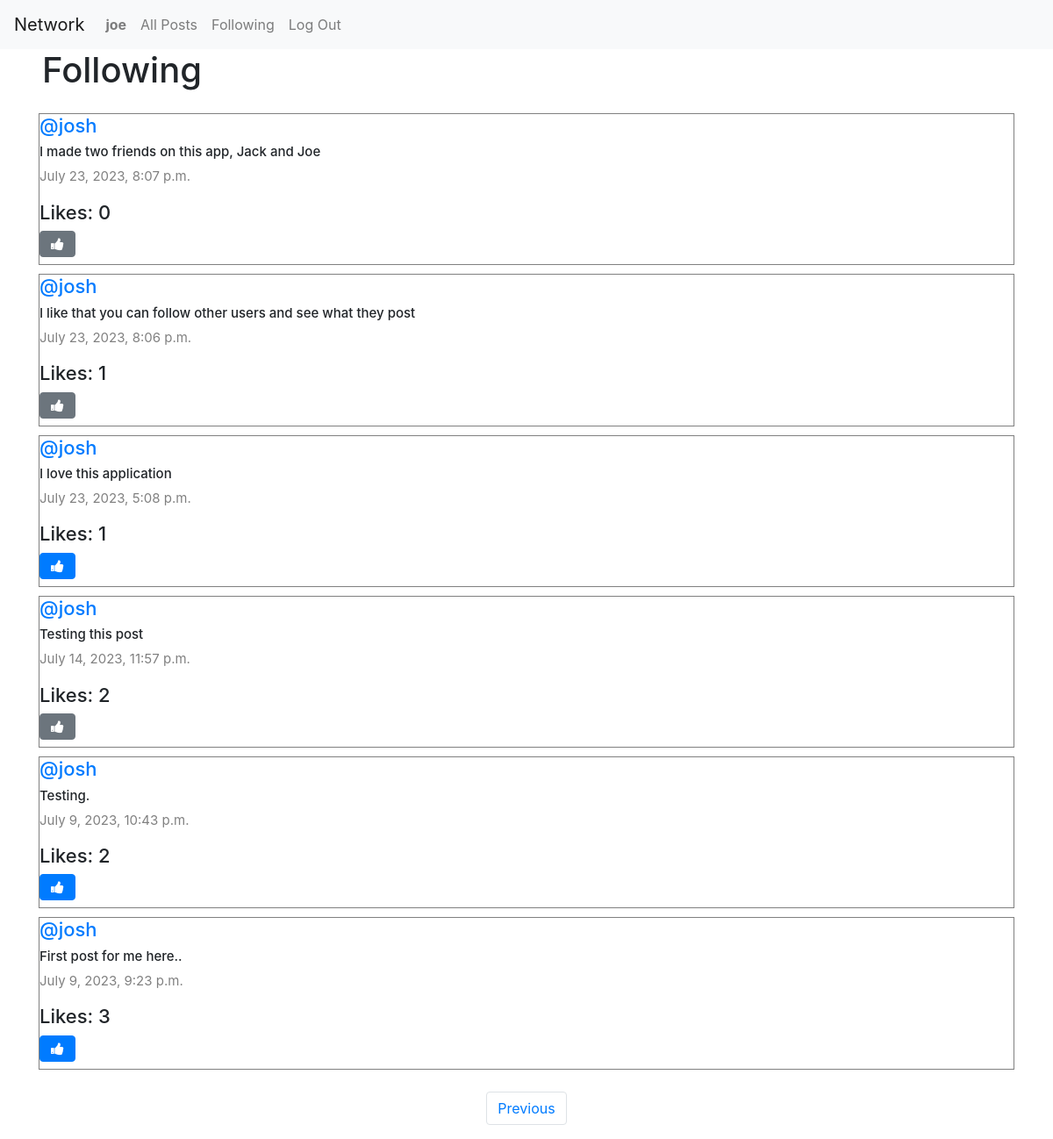
Screenshot of /following?page=2 (signed in) with the database file from the repository.
### network/models.py (models this page shows, shortened)
class User(AbstractUser):
    pass

class Post(models.Model):
    content = models.CharField(max_length=140)
    user = models.ForeignKey(User, on_delete=models.CASCADE, related_name="author")
    date = models.DateTimeField(auto_now_add=True)
    def likes_count(self):
        return self.post_like.count()

### network/views.py (the view)
# urls.py: path("following", views.following, name="following"),
def following(request):
    current_user = User.objects.get(pk=request.user.id)
    users_following = Follow.objects.filter(user=current_user)
    all_posts = Post.objects.all().order_by('id').reverse()
    posts_of_following = []
    for post in all_posts:
        for each_user in users_following:
            if each_user.user_follower == post.user:
                posts_of_following.append(post)
    paginator = Paginator(posts_of_following, 10)
    page_number = request.GET.get('page')
    posts_of_the_page = paginator.get_page(page_number)
    all_likes = Like.objects.all()
    posts_user_liked = []
    try:
        for like in all_likes:
            if like.user.id == request.user.id:
                posts_user_liked.append(like.post.id)
    except:
        posts_user_liked = []
    return render(request, "network/following.html", {
        "posts_of_the_page": posts_of_the_page,
        "posts_user_liked": posts_user_liked
    })

### network/templates/network/following.html (shortened to what this page needs)
{% extends "network/layout.html" %}
{% block body %}
    <h1 class="mx-5">Following</h1>
    <div class="all-posts mx-4">
        {% for post in posts_of_the_page %}
            <div class="row post">
                <h5 class="username"><a href="{% url 'profile' user_id=post.user.id %}">@{{ post.user }}</a></h5>
                <h6 class="content" id="content_{{ post.id }}">{{ post.content }}</h6>
                <p class="date">{{ post.date }}</p>
                <h5 class="likes" id="like-count-{{ post.id }}">Likes: {{ post.likes_count }}</h5>
                {% if user.is_authenticated %}
                        <div class="d-flex justify-content-start align-items-center mb-2">
                          {% if post.id in posts_user_liked %}
                          <button class="btn btn-primary fa fa-thumbs-up" onclick="likeHandler({{ post.id }})" id="{{ post.id }}"></button>
                          {% else %}
                          <button class="btn btn-secondary fa fa-thumbs-up" onclick="likeHandler({{ post.id }})" id="{{ post.id }}"></button>
                          {% endif %}
                        </div>
                {% endif %}
            </div>
        {% endfor %}
    </div>
    <nav aria-label="Page navigation example">
        <ul class="pagination d-flex justify-content-center">
            {% if posts_of_the_page.has_previous %}
                <li class="page-item"><a class="page-link" href="?page={{ posts_of_the_page.previous_page_number }}">Previous</a></li>
            {% endif %}
        </ul>
      </nav>
{% endblock %}

### network/templates/network/layout.html (shortened to what this page needs)
{% load static %}
<!DOCTYPE html>
<html lang="en">
    <head>
        <link rel="stylesheet" href="https://stackpath.bootstrapcdn.com/bootstrap/4.4.1/css/bootstrap.min.css">
        <link href="{% static 'network/styles.css' %}" rel="stylesheet">
        <link rel="stylesheet" href="https://cdnjs.cloudflare.com/ajax/libs/font-awesome/4.7.0/css/font-awesome.min.css">
    </head>
    <body>
        <nav class="navbar navbar-expand-lg navbar-light bg-light">
            <a class="navbar-brand" href="{% url 'index' %}">Network</a>
            <div>
              <ul class="navbar-nav mr-auto">
                {% if user.is_authenticated %}
                    <li class="nav-item">
                        <a class="nav-link" href="{% url 'profile' user_id=user.id %}"><strong>{{ user.username }}</strong></a>
                    </li>
                {% endif %}
                <li class="nav-item">
                  <a class="nav-link" href="{% url 'index' %}">All Posts</a>
                </li>
                {% if user.is_authenticated %}
                    <li class="nav-item">
                        <a class="nav-link" href="{% url 'following' %}">Following</a>
                    </li>
                    <li class="nav-item">
                        <a class="nav-link" href="{% url 'logout' %}">Log Out</a>
                    </li>
                {% endif %}
              </ul>
            </div>
          </nav>
        <div class="body">
            {% block body %}
            {% endblock %}
        </div>
    </body>
</html>

### network/static/network/styles.css (style rules this page uses)
.all-posts { display: flex; flex-direction: column; justify-content: flex-start; margin: 20px; }
.post { border: 0.1px solid gray; display: flex; justify-content: center; flex-direction: column; box-sizing: border-box; margin: 5px 20px; }
.content { font-size: 15px; }
.username { font-size: 22px; }
.date { color: gray; font-size: 15px; }
.likes { font-size: 22px; }

### rows the page displays
User: username "joe"
Post: user "josh", content "I made two friends on this app, Jack and Joe", date "July 23, 2023, 8:07 p.m.", likes_count "0"
Post: user "josh", content "I like that you can follow other users and see what they post", date "July 23, 2023, 8:06 p.m.", likes_count "1"
Post: user "josh", content "I love this application", date "July 23, 2023, 5:08 p.m.", likes_count "1"
Post: user "josh", content "Testing this post", date "July 14, 2023, 11:57 p.m.", likes_count "2"
Post: user "josh", content "Testing.", date "July 9, 2023, 10:43 p.m.", likes_count "2"
Post: user "josh", content "First post for me here..", date "July 9, 2023, 9:23 p.m.", likes_count "3"
